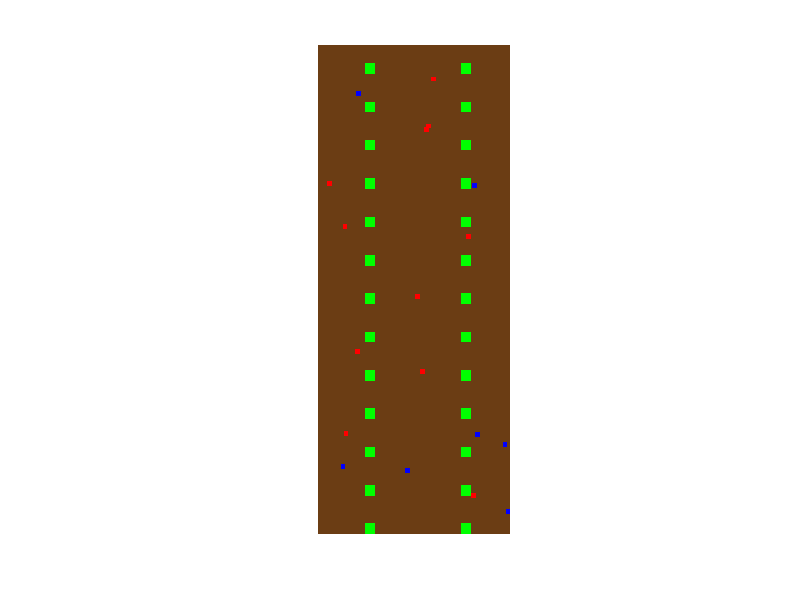

The MATLAB source for this figure:
clc
clear all
%close all

rng('shuffle')

M = 500;
N = 200;
Rmax = 2;%maximum red weeds
Bmax = 3;%maximum blue weeds
Rdensity = 90;
Bdensity = 260;

R = randi(Rdensity+Rmax,1,M)-Rdensity; 
B = randi(Bdensity+Bmax,1,M)-Bdensity;

for m = 1:M
        if R(m) < 0
            R(m) = 0;
        end
        if B(m) < 0
            B(m) = 0;
        end
end

mat = ones(M,N);

%RED WEEDS
for m = 1:M
    p = randperm(N,R(m));
    mat(m:m+4,p:p+4) = 3;
end

%BLUE WEEDS
for m = 1:M
    p = randperm(N,B(m));
    mat(m:m+4,p:p+4) = 4;
end

%CROP
for n = 50:100:N
    for m = 20:40:M
        mat(m:m+10,n:n+10) = 2;
    end
end
        
cmap = zeros(4,3);
cmap(1,:) = [42 24 8]/100;
cmap(2,:) = [0 100 0]/100;
cmap(3,:) = [100 0 0]/100;
cmap(4,:) = [0 0 100]/100;

mat2 = repelem(mat,2,2);
imshow(mat2, cmap)



% for n = 1:N
%     
%     while sum(mat(:,n)) < C
%         for ni = (n+1):N
%             if sum(mat(:,ni)) > C
%                 x = find(mat(:,ni));
%                 while 1
%                     xi = randperm(length(x), 1);
%                     if mat(x(xi),n) == 0
%                         mat(x(xi),n) = 1;
%                         mat(x(xi),ni) = 0;
%                         break
%                     end
%                 end
%                 break
%             end
%         end
%     end
%    
%     
%     while sum(mat(:,n)) > C
%         x = find(mat(:,n));
%         for ni = (n+1):N
%             if sum(mat(:,ni)) < C
%                 while 1
%                     xi = randperm(length(x), 1);
%                     if mat(x(xi),ni) == 0
%                         mat(x(xi),ni) = 1;
%                         mat(x(xi),n) = 0;
%                         break
%                     end
%                 end
%                 break
%             end
%         end
%     end
% end



